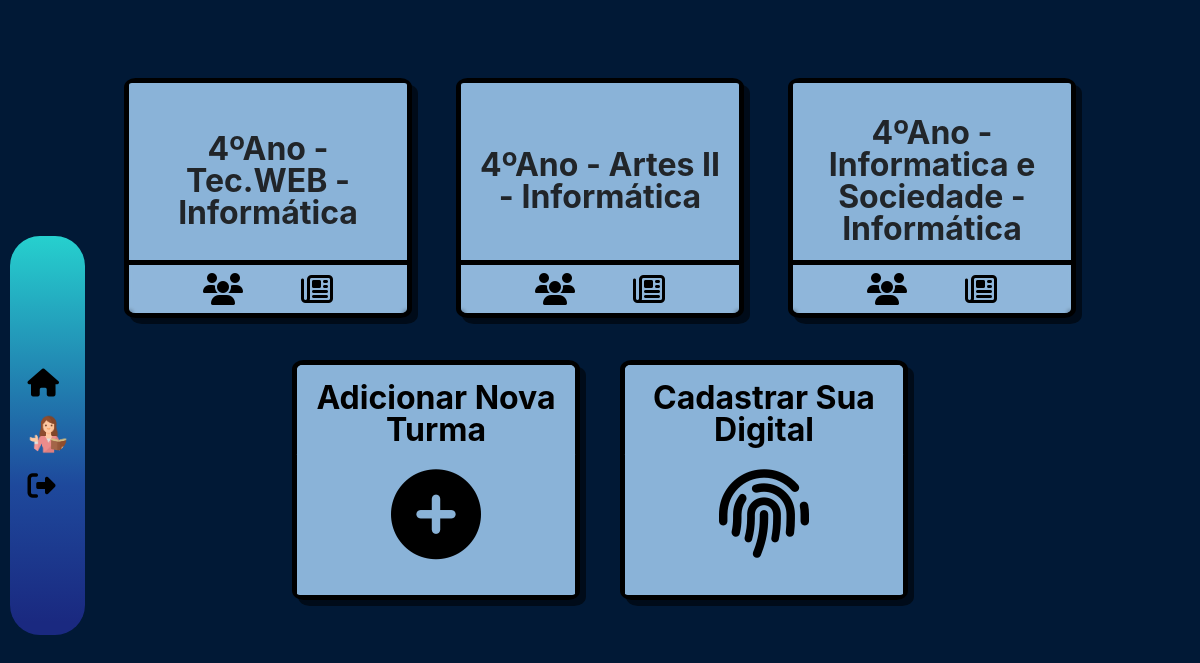
The page /salaDeAulaAluno.php (signed in) on the database its author committed.
### tables this page shows
CREATE TABLE `turma` (
  `idturma` int(10) UNSIGNED NOT NULL,
  `nome` varchar(100) DEFAULT NULL,
  `ano_ingresso` varchar(45) DEFAULT NULL,
  `serie` varchar(45) DEFAULT NULL,
  `curso` varchar(45) DEFAULT NULL,
  `Prof_idProf` int(11) NOT NULL
);

### salaDeAulaAluno.php (the view, shortened to what this page needs)
<?php
$conexao = mysqli_connect('127.0.0.1', 'root', '', 'hereiam');
$sql2 = "SELECT * FROM arduino";
$resultado2 = mysqli_query($conexao, $sql2);
$linha2 = mysqli_fetch_array($resultado2);
?>
<!DOCTYPE html>
<html lang="pt-br">
<head>
    <link href="https://cdn.jsdelivr.net/npm/bootstrap@5.2.1/dist/css/bootstrap.min.css" rel="stylesheet"
>
    <link rel="stylesheet" href="reset.css">
    <link rel="stylesheet" href="style-turma.css">
    <link rel="stylesheet" href="style-sideBar.css">
    <link rel="stylesheet" href="style-cad-more.css">
    <link rel="stylesheet" href="style-salaDeAula.css">
</head>
<body style="background-color: #011936;">
    <div class="container">
        <div class="navigation">
            <ul class="list">
                <li class="list-item"><a href="salaDeAulaAluno.php">
                        <span class="icon">
                        <abbr title="Voltar A Home"><i class="fa-solid fa-house"></i></abbr>
                        </span>
                    </a>
                </li>
                <abbr title="Alterar Perfil">
                    <li class="list-item"><a href="#">
                            <?php
                              if (isset($_SESSION['aluno_imagem'])) {
                              ?><a href="profile.php?idaluno=<?= $_SESSION['aluno_id']?>"> <img
                                    src="uploads/<?php echo $_SESSION['aluno_imagem'] ?>" width="40" height="40"
                                    style="border-radius: 50%;"> </a>
                            <?php } else { ?>
                            <span class="icon"><i class="fa-regular fa-user"></i></span>
                            <?php } ?>
                        </a>
                    </li>
                </abbr>
                <li class="list-item"><a href="sair.php">
                        <span class="icon">
                        <abbr title="Fechar Sistema"><i class="fa-solid fa-right-from-bracket"></i></abbr>
                        </span>
                    </a>
                </li>
            </ul>
        </div>
        <div class="flexBox">
            <?php
      $sql = "select turma.*
             from turma
       inner join turma_has_aluno on turma_has_aluno.turma_idturma = turma.idturma
            where turma_has_aluno.aluno_idaluno =" . $_SESSION['aluno_id'];
      $resultado = mysqli_query($conexao, $sql);
      while ($linha = mysqli_fetch_array($resultado)) :
      ?>
            <div class="card" style="width: 18rem;">
                <div class="card-body">
                    <h5 class="card-title" style="text-align: center">
                        <?php
              switch ($linha['curso']) {
                case '2':
                  $curso = "Informática";
                  break;
              }
              $disc = $linha['serie'] . "ºAno" . " - " . $linha['nome'] . " - " . $curso;
              echo $disc;
              ?></h5>
                </div>
                <ul class="list-group list-group-flush">
                    <li class="list-group-item">
                        <div class="card-fotter">
                            <abbr title="Alunos Da Turma">
                                <a href="lista-aluno-aluno.php?idturma=<?= $linha['idturma'] ?>&disc=<?= $disc ?>"
                                    class="card-link"><i class="fa-solid fa-users fa-2x "></i> </a>
                            </abbr>
                            <abbr title="Relatorio De Presença">
                                <a href="relatorioAlunoAluno.php?idturma=<?= $linha['idturma'] ?>&disc=<?= $disc ?>&id_aluno=<?= $_SESSION['aluno_id'];?>"
                                    class="card-link"><i class="fa-regular fa-newspaper fa-2x "></i></a>
                            </abbr>
                        </div>
                    </li>
                </ul>
            </div>
            <?php endwhile; ?>
            <span style="font-size:30px;cursor:pointer" onclick="openNav()">
                <div class="card" style="width: 18rem;margin: 20px;
  border: 5px solid black;
  height: 15rem;
  box-shadow: 6px 6px 0px 0px rgb(0 0 0 / 54%);
  border-radius: 4%;
  background-color: #8AB3D8;">
                    <div class="card-header">
                        <h5 class="card-title" style="text-align: center;color:black;">
                            Adicionar Nova Turma
                        </h5>
                    </div>
                    <div class="card-body" style="display: flex; justify-content: center;">
                        <i class="fa-solid fa-circle-plus fa-3x" style="color:black"></i>
                    </div>
                </div>
            </span>
            <a href="uptadete.php?aluno_id=<?= $_SESSION['aluno_id']; ?>&exemplo=<?=  $linha2['exemplo'];?>"
                style="text-decoration: none;">
                <span style="font-size:30px;cursor:pointer">
                    <div class="card" style="width: 18rem;margin: 20px;
          border: 5px solid black;
          height: 15rem;
          box-shadow: 6px 6px 0px 0px rgb(0 0 0 / 54%);
          border-radius: 4%;
          background-color: #8AB3D8;">
                        <div class="card-header">
                            <h5 class="card-title" style="text-align: center; color:black">
                                Cadastrar Sua Digital
                            </h5>
                        </div>
                        <div class="card-body" style="display: flex; justify-content: center;">
                            <i class="fa-solid fa-fingerprint fa-3x" style="color:black"></i>
                        </div>
                    </div>
                </span>
            </a>
        </div>
    </div>
</body>
</html>

### style-turma.css (style rules this page uses)
* { margin: 0; padding: 0; box-sizing: border-box; }
.card-body { font-family: 'Roboto', sem serifa; }
body { background-color: #011936; min-height: 100vh; }
.card { margin: 20px; border: 5px solid black; height: 29rem; box-shadow: 6px 6px 0px 0px rgb(0 0 0 / 54%); border-radius: 4%; background-color: #8AB3D8; }
.card-body { display: flex; justify-content: center; border-radius: 10px; }
.list-group-item { background-color: #8AB3D8; }
.card-link { text-decoration: none; }
.card-header { background-color: #8AB3D8; border-radius: 1%; border: none; }

### style-sideBar.css (style rules this page uses)
* { margin: 0; padding: 0; box-sizing: border-box; font-family: 'Poppins', sans-serif; }
.navigation { position: fixed; inset: 180px 0 180px 10px; width: 75px; background-image: linear-gradient(to top, #1A2980 3.32%, #1E499C 37.56%, #26D0CE 100%); display: flex; justify-content: center; align-items: center; border-radius: 30px; }
.navigation ul { display: flex; flex-direction: column; list-style: none; padding: 0%; }
.navigation ul li a .icon { position: relative; line-height: 60px; color: #222; font-size: 1.75em; }
@media screen and (min-width: 1023px) and (max-width:1366px) { .navigation { inset: 236px 0 165px 10px; } }

### style-salaDeAula.css (style rules this page uses)
.container { font-family: 'Roboto', sem serifa; }
* { margin: 0; padding: 0; box-sizing: border-box; }
body { background-color: #011937; min-height: 100vh; }
.flexBox { display: flex; flex-direction: row; flex-wrap: wrap; justify-content: center; padding: 5%; }
.card { margin: 22px; border: 5px solid black; height: 15rem; box-shadow: 6px 6px 0px 0px rgb(0 0 0 / 54%); border-radius: 4%; }
.card-body { background-color: #8AB3D8; border-radius: 1%; }
h5 { font-family: 'Inter'; font-style: normal; font-weight: 700; font-size: 32px; display: flex; justify-content: center; align-items: center; height: 114%; }
.card-fotter { display: flex; justify-content: space-evenly; }
.card-link { text-decoration: none; }
a i { color: black; }
.list-group-item { background: rgba(255, 255, 255, 0.05); backdrop-filter: blur(2px); -webkit-backdrop-filter: blur(2px); }

### rows shown on the page
turma: disc "4ºAno - Tec.WEB - Informática"
turma: disc "4ºAno - Artes II - Informática"
turma: disc "4ºAno - Informatica e Sociedade - Informática"
